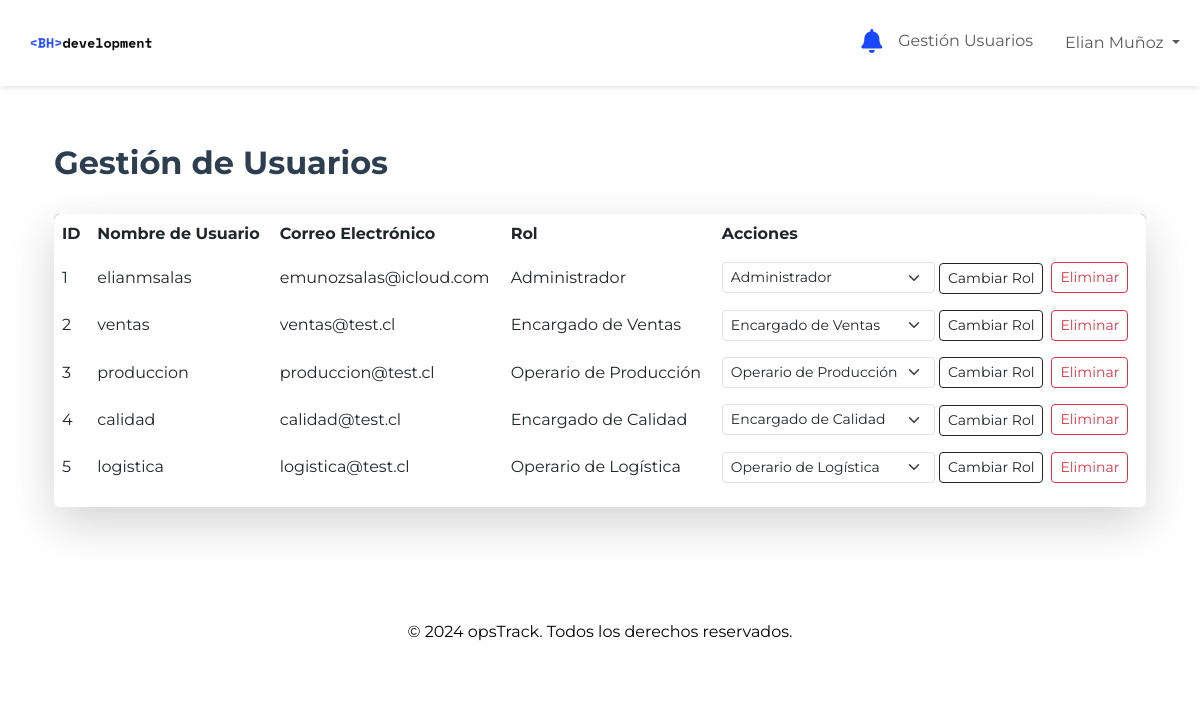
/produccion/gestion_usuarios/ (signed in), run on the app's committed database.
### produccion/models.py (models this page shows, shortened)
class User(AbstractUser):
    ADMINISTRADOR = 'ADMIN'
    OPERARIO_PRODUCCION = 'PRODUCCION'
    ENCARGADO_CALIDAD = 'CALIDAD'
    OPERARIO_LOGISTICA = 'LOGISTICA'
    ENCARGADO_VENTAS = 'VENTAS'
    SIN_ASIGNAR = 'SASIGNAR'
    ROLE_CHOICES = [
        (ADMINISTRADOR, 'Administrador'),
        (OPERARIO_PRODUCCION, 'Operario de Producción'),
        (ENCARGADO_CALIDAD, 'Encargado de Calidad'),
        (OPERARIO_LOGISTICA, 'Operario de Logística'),
        (ENCARGADO_VENTAS, 'Encargado de Ventas'),
        (SIN_ASIGNAR, 'Sin Asignar')
    ]
    role = models.CharField(max_length=20, choices=ROLE_CHOICES, default=SIN_ASIGNAR)

### produccion/views.py (the view, shortened to what this page needs)
# urls.py: path('gestion_usuarios/', views.GestionUsuariosView.as_view(), name='gestion_usuarios'),
class GestionUsuariosView(AdminRequiredMixin, TemplateView):
    template_name = 'produccion/gestion_usuarios.html'
    def get_context_data(self, **kwargs):
        context = super().get_context_data(**kwargs)
        context['users'] = User.objects.all()
        return context

### produccion/mixins.py (called while the page is built)
    def dispatch(self, request, *args, **kwargs):
        if not request.user.is_authenticated or not (request.user.role == User.ADMINISTRADOR or request.user.is_superuser):
            raise PermissionDenied("Acceso denegado.")
        return super().dispatch(request, *args, **kwargs)

### produccion/templates/produccion/gestion_usuarios.html (shortened to what this page needs)
{% extends "produccion/base.html" %}
{% block content %}
<div class="container my-5">
    <div class="d-flex justify-content-between align-items-center mb-4">
        <h2 class="fw-bold" style="color: #2C3E50;">Gestión de Usuarios</h2>
    </div>
    <div class="table-responsive rounded shadow-lg" style="background-color: rgba(255, 255, 255, 0.8); backdrop-filter: blur(5px);">
        <table class="table table-borderless table-hover align-middle">
            <thead style="background-color: #2C3E50; color: #ffffff;">
                <tr>
                    <th scope="col">ID</th>
                    <th scope="col">Nombre de Usuario</th>
                    <th scope="col">Correo Electrónico</th>
                    <th scope="col">Rol</th>
                    <th scope="col">Acciones</th>
                </tr>
            </thead>
            <tbody>
                {% for user in users %}
                <tr>
                    <td>{{ user.id }}</td>
                    <td>{{ user.username }}</td>
                    <td>{{ user.email }}</td>
                    <td>{{ user.get_role_display }}</td>
                    <td>
                        <div class="d-flex gap-2">
                            <form method="post" style="display: inline;">
                                <select name="role" class="form-select form-select-sm d-inline w-auto">
                                    {% for choice in user.ROLE_CHOICES %}
                                    <option value="{{ choice.0 }}" {% if choice.0 == user.role %}selected{% endif %}>
                                        {{ choice.1 }}
                                    </option>
                                    {% endfor %}
                                </select>
                                <button type="submit" name="action" value="update_role" class="btn btn-outline-dark btn-sm">
                                    Cambiar Rol
                                </button>
                            </form>
                            <form method="post" style="display: inline;">
                                <button type="submit" name="action" value="delete" class="btn btn-outline-danger btn-sm">
                                    Eliminar
                                </button>
                            </form>
                        </div>
                    </td>
                </tr>
                {% endfor %}
            </tbody>
        </table>
    </div>
</div>
{% endblock %}

### produccion/templates/produccion/base.html (shortened to what this page needs)
<!DOCTYPE html>
<html lang="en">
<head>
    {% load static %}
    <link href="https://cdn.jsdelivr.net/npm/bootstrap@5.3.0/dist/css/bootstrap.min.css" rel="stylesheet">
    <link rel="stylesheet" href="https://cdnjs.cloudflare.com/ajax/libs/font-awesome/5.15.1/css/all.min.css">
</head>
<body>
    <nav class="navbar navbar-expand-lg navbar-light fixed-top">
        <div class="container-fluid">
            <a class="navbar-brand" href="{% url 'produccion:dashboard_ventas' %}">
                <img src="{% static 'img/bh-logo.png' %}" alt="Logo" style="height: 60px;">
            </a>
            <div class="collapse navbar-collapse" id="navbarNav">
                <ul class="navbar-nav ms-auto">
                    {% if user.is_authenticated %}
                        <li class="nav-item dropdown notification-bell {% if notifications %}has-notifications{% endif %}">
                            <a class="nav-link" href="#" id="notificationDropdown" role="button" data-bs-toggle="dropdown" aria-expanded="false">
                                <i class="fas fa-bell" style="color: #1a48fe; font-size: 1.5rem;"></i>
                            </a>
                        </li>
                        {% if user.role == "VENTAS" %}
                            <li class="nav-item">
                                <a class="nav-link" href="{% url 'produccion:crear_pedido' %}">Crear Pedido</a>
                            </li>
                            <li class="nav-item">
                                <a class="nav-link" href="{% url 'produccion:lista_pedidos' %}">Lista Pedidos</a>
                            </li>
                            <li class="nav-item">
                                <a class="nav-link" href="{% url 'produccion:gestionar_inventario' %}">Inventario</a>
                            </li>
                        {% elif user.role == "ADMIN" %}
                            <li class="nav-item">
                                <a class="nav-link" href="{% url 'produccion:gestion_usuarios' %}">Gestión Usuarios</a>
                            </li>
                        {% elif user.role == "PRODUCCION" %}
                        <li class="nav-item">
                            <a class="nav-link" href="{% url 'produccion:dashboard_produccion' %}">Dashboard</a>
                        </li>
                        {% elif user.role == "LOGISTICA" %}
                        <li class="nav-item">
                            <a class="nav-link" href="{% url 'produccion:dashboard_logistica' %}">Dashboard</a>
                        </li>
                        {% elif user.role == "CALIDAD" %}
                        <li class="nav-item">
                            <a class="nav-link" href="{% url 'produccion:dashboard_calidad' %}">Dashboard</a>
                        </li>
                        {% endif %}
                    {% endif %}
                </ul>
                {% if user.is_authenticated %}
                    <ul class="navbar-nav ms-3">
                        <li class="nav-item dropdown">
                            <a class="nav-link dropdown-toggle" href="#" id="userDropdown" role="button" data-bs-toggle="dropdown" aria-expanded="false">
                                {{ user.get_full_name }}
                            </a>
                        </li>
                    </ul>
                {% else %}
                    <ul class="navbar-nav ms-3">
                        <li class="nav-item">
                            <a class="nav-link" href="{% url 'account_login' %}">Login</a>
                        </li>
                    </ul>
                {% endif %}
            </div>
        </div>
    </nav>
    <main class="container my-5 pt-5">
        <div class="content-wrapper">
            {% block content %}
            {% endblock %}
        </div>
    </main>
    <footer class="footer">
        <div class="container">
            <p>© 2024 opsTrack. Todos los derechos reservados.</p>
        </div>
    </footer>
</body>
</html>

### produccion/templates/produccion/base.html (style rules this page uses)
body { font-family: 'Montserrat', sans-serif; display: flex; flex-direction: column; min-height: 100vh; }
.navbar { background-color: white; box-shadow: 0 2px 5px rgba(0, 0, 0, 0.1); }
.notification-bell { position: relative; }
.footer { background-color: white; color: black; border-top: 1px solid rgba(255, 255, 255, 0.1); text-align: center; padding: 1rem 0; }

### data on the page
User: get_full_name "Elian Muñoz", id "1", username "elianmsalas", email "emunozsalas@icloud.com", role "Administrador"
User: id "2", username "ventas", email "ventas@test.cl", role "Encargado de Ventas"
User: id "3", username "produccion", email "produccion@test.cl", role "Operario de Producción"
User: id "4", username "calidad", email "calidad@test.cl", role "Encargado de Calidad"
User: id "5", username "logistica", email "logistica@test.cl", role "Operario de Logística"
